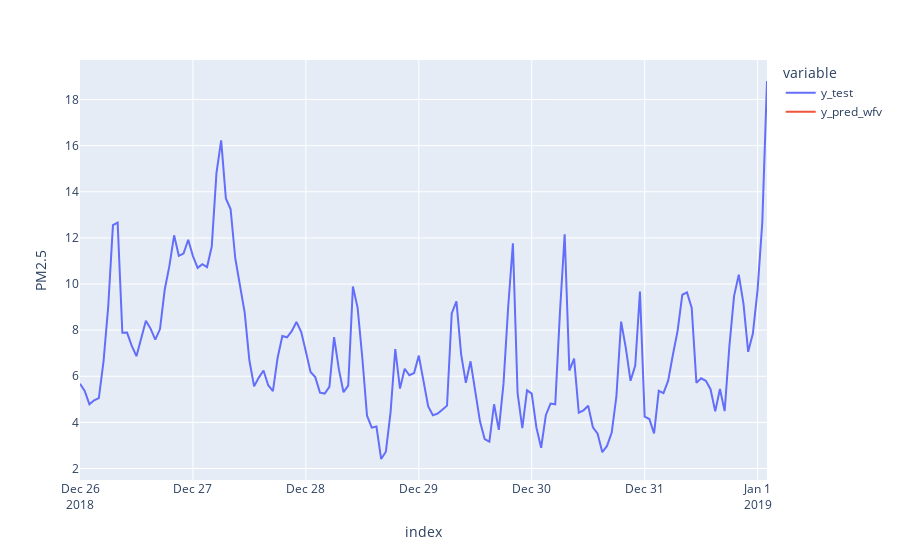

The cell this chart's notebook holds for it:
### Code cell
df_pred_test = pd.DataFrame(

    {"y_test": y_test, "y_pred_wfv": y_pred_wfv}
)
fig = px.line(df_pred_test, labels={"value":"PM2.5"})
fig.show();

### Figure 1 — Plotly figure (JSON) as saved in the notebook; plotly's stock layout.template omitted (floating-point values rounded to 4 significant figures; data arrays with more than 128 entries replaced by an {"elided": "..."} marker saying what was removed)
{"data": [{"hovertemplate": "variable=y_test<br>index=%{x}<br>PM2.5=%{y}<extra></extra>", "legendgroup": "y_test", "line": {"color": "#636efa", "dash": "solid"}, "marker": {"symbol": "circle"}, "mode": "lines", "name": "y_test", "orientation": "v", "showlegend": true, "type": "scatter", "x": {"elided": "148 str values"}, "xaxis": "x", "y": {"elided": "148 float values"}, "yaxis": "y"}, {"hovertemplate": "variable=y_pred_wfv<br>index=%{x}<br>PM2.5=%{y}<extra></extra>", "legendgroup": "y_pred_wfv", "line": {"color": "#EF553B", "dash": "solid"}, "marker": {"symbol": "circle"}, "mode": "lines", "name": "y_pred_wfv", "orientation": "v", "showlegend": true, "type": "scatter", "x": {"elided": "148 str values"}, "xaxis": "x", "y": {"elided": "148 float values"}, "yaxis": "y"}], "layout": {"legend": {"title": {"text": "variable"}, "tracegroupgap": 0}, "margin": {"t": 60}, "xaxis": {"anchor": "y", "domain": [0, 1], "title": {"text": "index"}}, "yaxis": {"anchor": "x", "domain": [0, 1], "title": {"text": "PM2.5"}}}}
